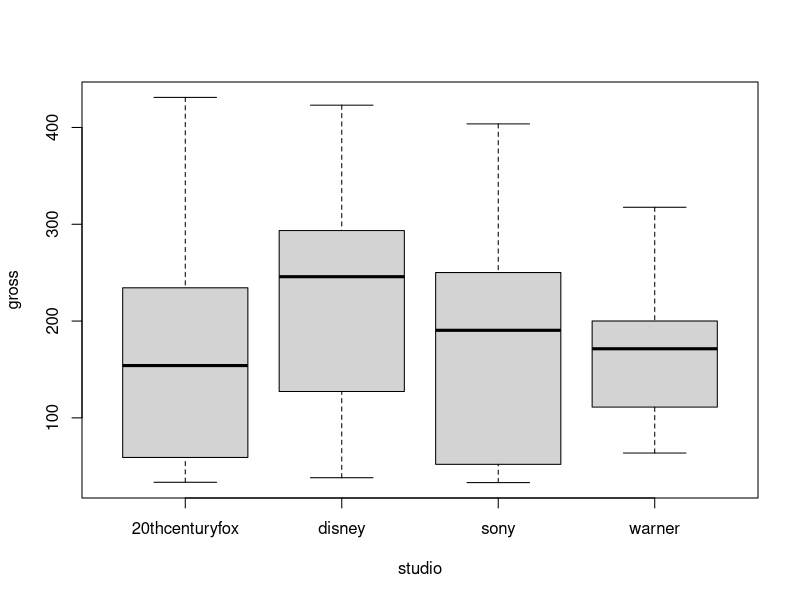
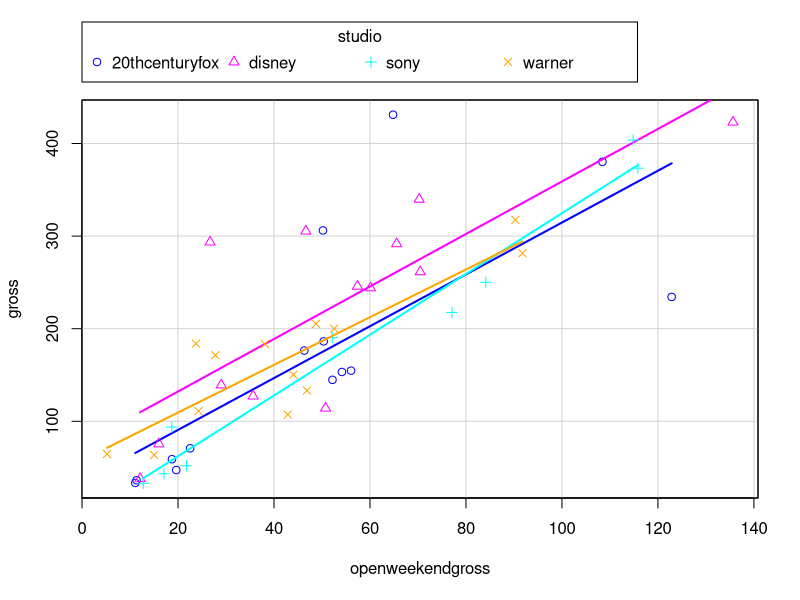

Reproduce these figures in R, in order.
# lab 5

# question 1
movie = read.table("movie.txt", header=TRUE, sep="")
levels(factor(movie$studio))

# question 2
boxplot(gross~studio, data=movie)

# question 3
reg = lm(gross~studio+openweekendgross, data=movie)

# question 4
install.packages("Matrix")

X = model.matrix(reg)
library(Matrix)
rk = rankMatrix(X)[1]
rk_T = rankMatrix(t(X)%*%X)

# question 6
kfp = data.frame(openweekendgross=75.7, studio="20thcenturyfox")
predict(reg, kfp, se.fit=TRUE, interval="prediction", level=0.95)

# question 7
install.packages("car")
library(car)
scatterplot(gross~openweekendgross*studio, data=movie, smooth=FALSE)

# question 8 
# the full model includes interaction terms which means it gives a different slope for different 
# categorical levels
# looking at the plot the slopes of each level do not vary that much therefore we could use a SINGLE
# slope to explain the data. 
# So in this case we could use a **simplier** model compared to one that has multiple slopes

# question 9
reg_full = lm(gross~studio*openweekendgross, data=movie)
summary(reg_full)
# take studiodisney - studiodisney:openweekendgross and the value is still very close to studiodisney
# -> each interaction term is very small 
# -> the p-values are very large but also non-significant

# question 10
# adding more covariates will also increase the R^2, adding an interaction term also adds a new covariate
# which means that the R^2 will increase but this does not mean that his model is better than before